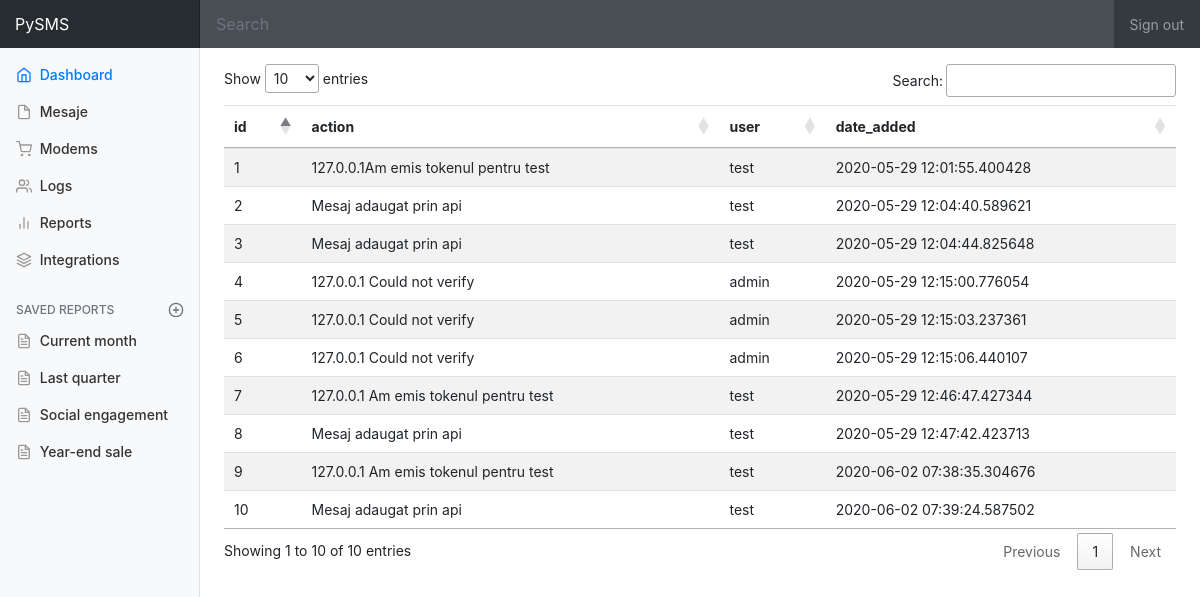
Page /logs on the committed database.
### models.py (models this page shows)
class Logs(db.Model):
    id = db.Column(db.Integer, primary_key=True)
    action = db.Column(db.String(80), nullable=False)
    user = db.Column(db.String(80), nullable=False)
    date_added = db.Column(db.DateTime, nullable=False, default=datetime.datetime.utcnow)

### views.py (the view)
@app.route('/logs')
def logs():
    all_logs = Logs.query.all()
    return render_template('logs.html', all_logs=all_logs)

### templates/logs.html (shortened to what this page needs)
{% extends 'base.html' %}
{% block content %}
<div class="table-responsive">
          <table id="table_logs" class="table table-striped">
            <thead>
              <tr>
                <th>id</th>
                <th>action</th>
                <th>user</th>
                <th>date_added</th>
              </tr>
            </thead>
            <tbody>
              {% for log in all_logs %}
              <tr>
                <td>{{ log.id }}</td>
                <td>{{ log.action }}</td>
                <td>{{ log.user }}</td>
                <td>{{ log.date_added }}</td>
              </tr>
              {% endfor %}
            </tbody>
          </table>
        </div>
{% endblock %}
{% block scripts %}
<link rel="stylesheet" href="https://cdn.datatables.net/1.10.21/css/jquery.dataTables.min.css">
{% endblock %}

### static/css/dashboard.css (style rules this page uses)
body { font-size: .875rem; }

### rows in the picture
Logs: id "1", action "127.0.0.1Am emis tokenul pentru test", user "test", date_added "2020-05-29 12:01:55.400428"
Logs: id "2", action "Mesaj adaugat prin api", user "test", date_added "2020-05-29 12:04:40.589621"
Logs: id "3", action "Mesaj adaugat prin api", user "test", date_added "2020-05-29 12:04:44.825648"
Logs: id "4", action "127.0.0.1 Could not verify", user "admin", date_added "2020-05-29 12:15:00.776054"
Logs: id "5", action "127.0.0.1 Could not verify", user "admin", date_added "2020-05-29 12:15:03.237361"
Logs: id "6", action "127.0.0.1 Could not verify", user "admin", date_added "2020-05-29 12:15:06.440107"
Logs: id "7", action "127.0.0.1 Am emis tokenul pentru test", user "test", date_added "2020-05-29 12:46:47.427344"
Logs: id "8", action "Mesaj adaugat prin api", user "test", date_added "2020-05-29 12:47:42.423713"
Logs: id "9", action "127.0.0.1 Am emis tokenul pentru test", user "test", date_added "2020-06-02 07:38:35.304676"
Logs: id "10", action "Mesaj adaugat prin api", user "test", date_added "2020-06-02 07:39:24.587502"
